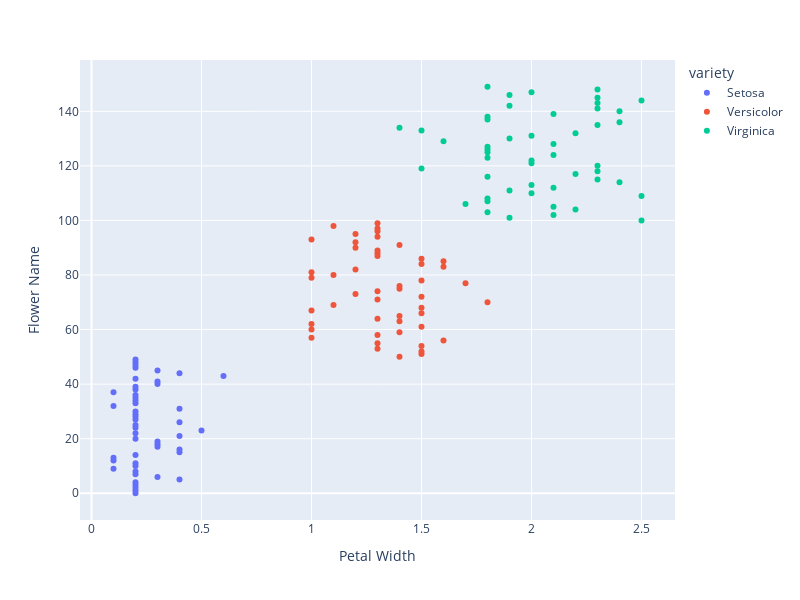

Notebook code for this chart:
### Code cell
fig = px.scatter(data_frame=df, x ="petal.width", color='variety')
fig.update_layout(width=800, height=600,
                 xaxis=dict(title='Petal Width'),
                 yaxis=dict(title='Flower Name'))
fig.show()

### Figure 1 — Plotly figure (JSON) as saved in the notebook; plotly's stock layout.template omitted (floating-point values rounded to 4 significant figures)
{"data": [{"hovertemplate": "variety=Setosa<br>petal.width=%{x}<br>index=%{y}<extra></extra>", "legendgroup": "Setosa", "marker": {"color": "#636efa", "symbol": "circle"}, "mode": "markers", "name": "Setosa", "orientation": "h", "showlegend": true, "type": "scatter", "x": [0.2, 0.2, 0.2, 0.2, 0.2, 0.4, 0.3, 0.2, 0.2, 0.1, 0.2, 0.2, 0.1, 0.1, 0.2, 0.4, 0.4, 0.3, 0.3, 0.3, 0.2, 0.4, 0.2, 0.5, 0.2, 0.2, 0.4, 0.2, 0.2, 0.2, 0.2, 0.4, 0.1, 0.2, 0.2, 0.2, 0.2, 0.1, 0.2, 0.2, 0.3, 0.3, 0.2, 0.6, 0.4, 0.3, 0.2, 0.2, 0.2, 0.2], "xaxis": "x", "y": [0, 1, 2, 3, 4, 5, 6, 7, 8, 9, 10, 11, 12, 13, 14, 15, 16, 17, 18, 19, 20, 21, 22, 23, 24, 25, 26, 27, 28, 29, 30, 31, 32, 33, 34, 35, 36, 37, 38, 39, 40, 41, 42, 43, 44, 45, 46, 47, 48, 49], "yaxis": "y"}, {"hovertemplate": "variety=Versicolor<br>petal.width=%{x}<br>index=%{y}<extra></extra>", "legendgroup": "Versicolor", "marker": {"color": "#EF553B", "symbol": "circle"}, "mode": "markers", "name": "Versicolor", "orientation": "h", "showlegend": true, "type": "scatter", "x": [1.4, 1.5, 1.5, 1.3, 1.5, 1.3, 1.6, 1, 1.3, 1.4, 1, 1.5, 1, 1.4, 1.3, 1.4, 1.5, 1, 1.5, 1.1, 1.8, 1.3, 1.5, 1.2, 1.3, 1.4, 1.4, 1.7, 1.5, 1, 1.1, 1, 1.2, 1.6, 1.5, 1.6, 1.5, 1.3, 1.3, 1.3, 1.2, 1.4, 1.2, 1, 1.3, 1.2, 1.3, 1.3, 1.1, 1.3], "xaxis": "x", "y": [50, 51, 52, 53, 54, 55, 56, 57, 58, 59, 60, 61, 62, 63, 64, 65, 66, 67, 68, 69, 70, 71, 72, 73, 74, 75, 76, 77, 78, 79, 80, 81, 82, 83, 84, 85, 86, 87, 88, 89, 90, 91, 92, 93, 94, 95, 96, 97, 98, 99], "yaxis": "y"}, {"hovertemplate": "variety=Virginica<br>petal.width=%{x}<br>index=%{y}<extra></extra>", "legendgroup": "Virginica", "marker": {"color": "#00cc96", "symbol": "circle"}, "mode": "markers", "name": "Virginica", "orientation": "h", "showlegend": true, "type": "scatter", "x": [2.5, 1.9, 2.1, 1.8, 2.2, 2.1, 1.7, 1.8, 1.8, 2.5, 2, 1.9, 2.1, 2, 2.4, 2.3, 1.8, 2.2, 2.3, 1.5, 2.3, 2, 2, 1.8, 2.1, 1.8, 1.8, 1.8, 2.1, 1.6, 1.9, 2, 2.2, 1.5, 1.4, 2.3, 2.4, 1.8, 1.8, 2.1, 2.4, 2.3, 1.9, 2.3, 2.5, 2.3, 1.9, 2, 2.3, 1.8], "xaxis": "x", "y": [100, 101, 102, 103, 104, 105, 106, 107, 108, 109, 110, 111, 112, 113, 114, 115, 116, 117, 118, 119, 120, 121, 122, 123, 124, 125, 126, 127, 128, 129, 130, 131, 132, 133, 134, 135, 136, 137, 138, 139, 140, 141, 142, 143, 144, 145, 146, 147, 148, 149], "yaxis": "y"}], "layout": {"height": 600, "legend": {"title": {"text": "variety"}, "tracegroupgap": 0}, "margin": {"t": 60}, "width": 800, "xaxis": {"anchor": "y", "domain": [0, 1], "title": {"text": "Petal Width"}}, "yaxis": {"anchor": "x", "domain": [0, 1], "title": {"text": "Flower Name"}}}}
